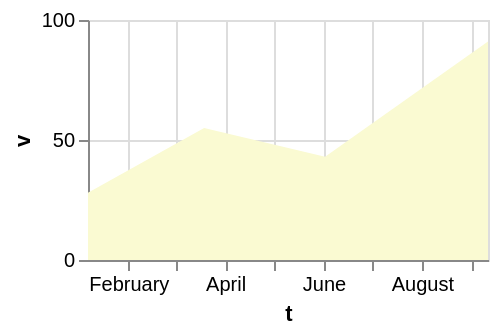

Vega-Lite specification stored for this chart:
### Vega-Lite specification from a JSON file in a GitHub repository (floating-point values rounded to 4 significant figures)
{"$schema": "https://vega.github.io/schema/vega-lite/v6.json", "width": 200, "height": 120, "data": {"values": [{"c": "alpha", "v": 28, "w": 3, "t": "2024-01-07"}, {"c": "beta", "v": 55, "w": 7, "t": "2024-03-19"}, {"c": "gamma", "v": 43, "w": 5, "t": "2024-06-02"}, {"c": "delta", "v": 91, "w": 9, "t": "2024-09-11"}]}, "mark": {"type": "area", "fill": "lightgoldenrodyellow"}, "encoding": {"x": {"field": "t", "type": "temporal"}, "y": {"field": "v", "type": "quantitative"}}}
